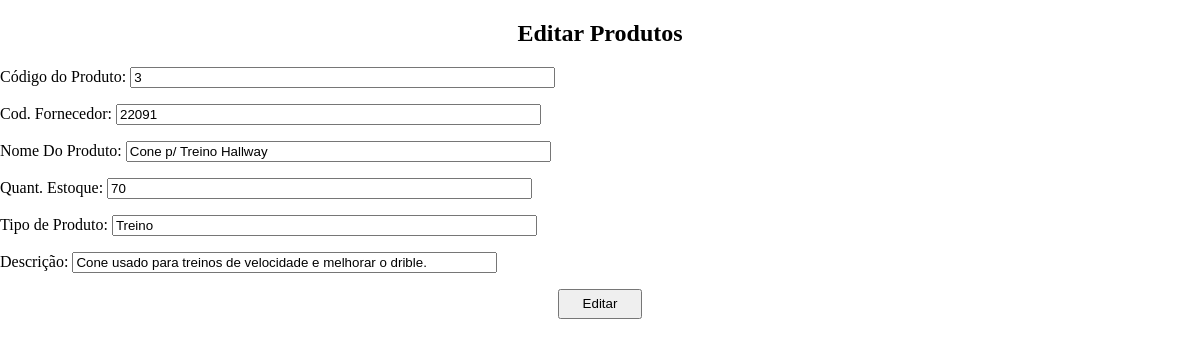
The page /editar_produtos.php?cod_prod=3 on the database its author committed.
### tables this page shows
CREATE TABLE IF NOT EXISTS `produtos` (
  `cod_prod` smallint(6) NOT NULL AUTO_INCREMENT,
  `cod_forn` int(11) DEFAULT NULL,
  `nome` varchar(120) NOT NULL,
  `quantidade_estoque` int(30) NOT NULL,
  `tipo_prod` varchar(80) NOT NULL,
  `descricao` varchar(300) DEFAULT NULL,
  PRIMARY KEY (`cod_prod`),
  KEY `cod_forn` (`cod_forn`)
);

### editar_produtos.php (the view, shortened to what this page needs)
<!DOCTYPE html PUBLIC "-//W3C//DTD XHTML 1.0 Transitional//EN" "http://www.w3.org/TR/xhtml1/DTD/xhtml1-transitional.dtd">
<html xmlns="http://www.w3.org/1999/xhtml">
<head>
<title>Editar Produtos</title></head>
<link type="text/css" rel="stylesheet" href="estilos.css"/>
<?php
if(isset($_GET['cod_prod']))
{$valor=$_GET['cod_prod'];
include "conexao.php";
$SQL= "SELECT * from produtos WHERE cod_prod='$valor'";
$busca = mysql_query($SQL) or die (mysql_error());
$campo = mysql_fetch_array($busca);
}
?>
<body>
	<div id="titulo">
	<h2><center>Editar Produtos</center></h2>
</div>
<form method="POST"  action="update_produtos.php" name="frm_alterar_produtos" onsubmit="return validaCadUsuario(this)">
     <p>Código do Produto:
    <input type="text"  name="cod_prod" value="<?php echo $campo['cod_prod'];?>" size="50" maxlength="20" tabindex="1" placeholder="Insira o codigo do usuario." required></p>
	<p>Cod. Fornecedor:
    <input type="text" name="cod_forn" value="<?php echo $campo['cod_forn'];?>" size="50" maxlength="20" tabindex="2"></p>
	<p>Nome Do Produto:
    <input type="text" name="nome" value="<?php echo $campo['nome'];?>" size="50" maxlength="50" tabindex="3"></p>
    <p>Quant. Estoque:
    <input type="text" name="quantidade_estoque" value="<?php echo $campo['quantidade_estoque'];?>" size="50" maxlength="20" tabindex="4"></p>
	<p>Tipo de Produto:
    <input type="text" name="tipo_prod" value="<?php echo $campo['tipo_prod'];?>" size="50" maxlength="30" tabindex="5"></p>
	<p>Descrição:
    <input type="text" name="descricao" value="<?php echo $campo['descricao'];?>" size="50" maxlength="150" tabindex="6"></p>
    <div align="center">
   <button name="B1" value="button_editar" type="submit" style="width: 84px; height: 30px" tabindex="7">Editar</button>
    </div>
    </form>
</body>
</html>

### estilos.css (style rules this page uses)
body,html { background-image:url("imagem1.jpg"); background-attachment:fixed; background-repeat:repeat; background-position:center; background-size:100%; margin: 0; padding: 0; height: 100%; }

### rows shown on the page
produtos: cod_prod "3", cod_forn "22091", nome "Cone p/ Treino Hallway", quantidade_estoque "70", tipo_prod "Treino", descricao "Cone usado para treinos de velocidade e melhorar o drible."
